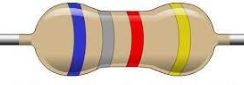
#> input picture resistencia.jpg, 244 x 85 px
$ python resistance_calculator_final.py
#> lines starting #> are read from the running program, lines starting #| are printed output that depends on the picture
import cv2
import numpy as np

# Tabla de colores para las bandas principales (R, G, B)
color_codes = {
    "negro":  (0, 0, 0),
    "marron": (150, 75, 0),
    "rojo":   (255, 0, 0),
    "naranja":(255, 165, 0),
    "amarillo": (255, 255, 0),
    "verde":  (0, 128, 0),
    "azul":   (0, 0, 255),
    "violeta":(138, 43, 226),
    "gris":   (128, 128, 128),
    "blanco": (255, 255, 255)
}

# Función para calcular distancia entre colores
def color_distance(c1, c2):
    return np.sqrt(sum((e1 - e2) ** 2 for e1, e2 in zip(c1, c2)))

# Función para obtener el color más cercano
def closest_color(color):

    min_dist = float('inf')
    min_color = None
    for name, rgb in color_codes.items():
        dist = color_distance(rgb, color)
        if dist < min_dist:
            min_dist = dist
            min_color = name
    return min_color

# Cargar imagen y preprocesar
image = cv2.imread('resistencia.jpg')
#> image is the input picture: shape (85, 244, 3); mean B, G, R 180.6, 197.1, 213.9
image = cv2.resize(image, (300, 100))  # reducir tamaño para acelerar
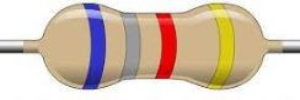
#> image: shape (100, 300, 3); mean B, G, R 180.4, 197, 213.8

# Convertir a RGB (OpenCV lee BGR)
image_rgb = cv2.cvtColor(image, cv2.COLOR_BGR2RGB)

# Reshape para clustering
pixels = image_rgb.reshape((-1, 3))
pixels = np.float32(pixels)

# Ejecutar k-means con 3 clusters
criteria = (cv2.TERM_CRITERIA_EPS + cv2.TERM_CRITERIA_MAX_ITER, 100, 0.2)
k = 3
_, labels, centers = cv2.kmeans(pixels, k, None, criteria, 10, cv2.KMEANS_RANDOM_CENTERS)
#> centers = [[127, 62.33, 93.65], [251.8, 251.2, 249.5], [197.2, 175.7, 134.9]]

# Convertir centros a enteros
centers = np.uint8(centers)
#> centers = [[126, 62, 93], [251, 251, 249], [197, 175, 134]]

# Obtener colores detectados y asignar nombres
detected_colors = [closest_color(tuple(c)) for c in centers]
#> the loop in closest_color, `for name, rgb in color_codes.items():` made 10 passes
#> (dist, min_dist) on passes 1, 2, 9: (168.4, 168.4), (96.92, 96.92), (74.73, 74.73)
#> dist on passes 3 to 8: 170.7, 189.5, 250.1, 169.9, 214.4, 134.9
#> after the loop in closest_color, `for name, rgb in color_codes.items():`: min_color = 'gris'; min_dist = 74.73
#> the loop in closest_color (call 2), `for name, rgb in color_codes.items():` made 10 passes
#> (dist, min_dist) on passes 1, 2, 4, 5, 8, 9, 10: (433.6, 433.6), (321.2, 321.2), (263.5, 263.5), (249.1, 249.1), (237.8, 237.8), (211.9, 211.9), (8.25, 8.25)
#> dist on passes 3, 6, 7: 353.6, 374.3, 355
#> detected_colors = ['gris', 'blanco', 'gris']

print("Colores detectados:", detected_colors)
#| Colores detectados: ['gris', 'blanco', 'gris']

# Asignar valores de las bandas según colores detectados
band_values = {
    "negro": 0,
    "marron": 1,
    "rojo": 2,
    "naranja": 3,
    "amarillo": 4,
    "verde": 5,
    "azul": 6,
    "violeta": 7,
    "gris": 8,
    "blanco": 9
}

# Ordenar las bandas de izquierda a derecha (basado en posición, simplificado)
# Para mayor precisión, se podría detectar posición de cada banda, pero simplificamos

# Calcular valor resistencia: banda1 * 10 + banda2 * 1, multiplicado por banda3 como exponente de 10
try:
    v1 = band_values[detected_colors[0]]
#> v1 = 8
    v2 = band_values[detected_colors[1]]
#> v2 = 9
    multiplier = 10 ** band_values[detected_colors[2]]
#> multiplier = 100000000
    resistencia = (v1 * 10 + v2) * multiplier
#> resistencia = 8900000000
    print(f"Resistencia calculada: {resistencia} ohmios")
#| Resistencia calculada: 8900000000 ohmios
except KeyError:
    print("Error: color no reconocido en las bandas")
